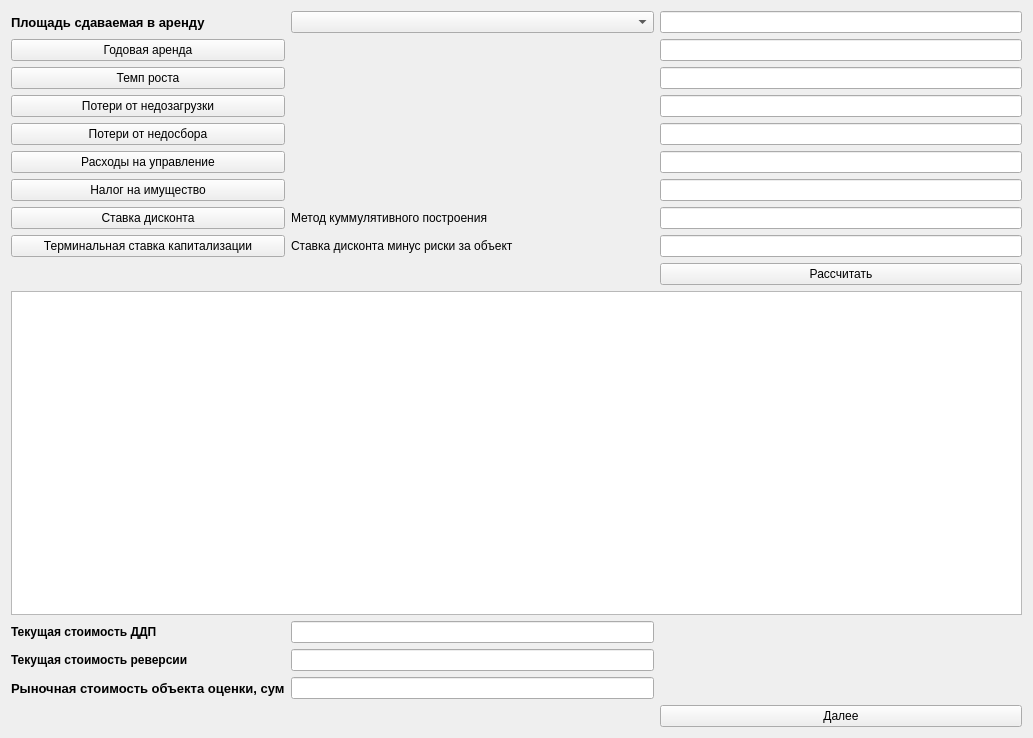
<?xml version="1.0" encoding="UTF-8"?>
<ui version="4.0">
 <class>income_widget</class>
 <widget class="QWidget" name="income_widget">
  <property name="geometry">
   <rect>
    <x>0</x>
    <y>0</y>
    <width>1033</width>
    <height>738</height>
   </rect>
  </property>
  <property name="windowTitle">
   <string>Form</string>
  </property>
  <layout class="QGridLayout" name="gridLayout_2">
   <item row="6" column="3">
    <widget class="QLineEdit" name="lineEdit_management"/>
   </item>
   <item row="13" column="1">
    <widget class="QLabel" name="label_2">
     <property name="font">
      <font>
       <pointsize>9</pointsize>
       <weight>75</weight>
       <bold>true</bold>
      </font>
     </property>
     <property name="text">
      <string>Текущая стоимость реверсии</string>
     </property>
    </widget>
   </item>
   <item row="14" column="2">
    <widget class="QLineEdit" name="lineEdit_income_cost"/>
   </item>
   <item row="15" column="3">
    <widget class="QPushButton" name="pushButton_income_ok">
     <property name="text">
      <string>Далее</string>
     </property>
    </widget>
   </item>
   <item row="2" column="2">
    <widget class="QLabel" name="label_rent">
     <property name="text">
      <string/>
     </property>
    </widget>
   </item>
   <item row="3" column="3">
    <widget class="QLineEdit" name="lineEdit_temp_rent"/>
   </item>
   <item row="4" column="1">
    <widget class="QPushButton" name="pushButton_loading">
     <property name="text">
      <string>Потери от недозагрузки</string>
     </property>
    </widget>
   </item>
   <item row="7" column="3">
    <widget class="QLineEdit" name="lineEdit_tax"/>
   </item>
   <item row="3" column="2">
    <widget class="QLabel" name="label_temp">
     <property name="text">
      <string/>
     </property>
    </widget>
   </item>
   <item row="5" column="2">
    <widget class="QLabel" name="label_collect">
     <property name="text">
      <string/>
     </property>
    </widget>
   </item>
   <item row="2" column="3">
    <widget class="QLineEdit" name="lineEdit_rent"/>
   </item>
   <item row="4" column="2">
    <widget class="QLabel" name="label_loading">
     <property name="text">
      <string/>
     </property>
    </widget>
   </item>
   <item row="10" column="3">
    <widget class="QPushButton" name="pushButton_calculate">
     <property name="text">
      <string>Рассчитать</string>
     </property>
    </widget>
   </item>
   <item row="6" column="1">
    <widget class="QPushButton" name="pushButton_management">
     <property name="text">
      <string>Расходы на управление</string>
     </property>
    </widget>
   </item>
   <item row="4" column="3">
    <widget class="QLineEdit" name="lineEdit_loading"/>
   </item>
   <item row="9" column="2">
    <widget class="QLabel" name="label_capitalization">
     <property name="text">
      <string>Ставка дисконта минус риски за объект</string>
     </property>
    </widget>
   </item>
   <item row="8" column="3">
    <widget class="QLineEdit" name="lineEdit_discount"/>
   </item>
   <item row="2" column="0">
    <layout class="QGridLayout" name="gridLayout"/>
   </item>
   <item row="12" column="2">
    <widget class="QLineEdit" name="lineEdit_DDP"/>
   </item>
   <item row="2" column="1">
    <widget class="QPushButton" name="pushButton_rent">
     <property name="text">
      <string>Годовая аренда</string>
     </property>
    </widget>
   </item>
   <item row="6" column="2">
    <widget class="QLabel" name="label_management">
     <property name="text">
      <string/>
     </property>
    </widget>
   </item>
   <item row="5" column="1">
    <widget class="QPushButton" name="pushButton_collect">
     <property name="text">
      <string>Потери от недосбора</string>
     </property>
    </widget>
   </item>
   <item row="7" column="2">
    <widget class="QLabel" name="label_tax">
     <property name="text">
      <string/>
     </property>
    </widget>
   </item>
   <item row="12" column="1">
    <widget class="QLabel" name="label_DDP">
     <property name="font">
      <font>
       <pointsize>9</pointsize>
       <weight>75</weight>
       <bold>true</bold>
      </font>
     </property>
     <property name="text">
      <string>Текущая стоимость ДДП</string>
     </property>
    </widget>
   </item>
   <item row="14" column="1">
    <widget class="QLabel" name="label_3">
     <property name="font">
      <font>
       <pointsize>10</pointsize>
       <weight>75</weight>
       <bold>true</bold>
      </font>
     </property>
     <property name="text">
      <string>Рыночная стоимость объекта оценки, сум</string>
     </property>
    </widget>
   </item>
   <item row="11" column="1" colspan="3">
    <widget class="QTableWidget" name="tableWidget_income_cost"/>
   </item>
   <item row="7" column="1">
    <widget class="QPushButton" name="pushButton_tax">
     <property name="text">
      <string>Налог на имущество</string>
     </property>
    </widget>
   </item>
   <item row="5" column="3">
    <widget class="QLineEdit" name="lineEdit_collect"/>
   </item>
   <item row="3" column="1">
    <widget class="QPushButton" name="pushButton_temp_rent">
     <property name="text">
      <string>Темп роста</string>
     </property>
    </widget>
   </item>
   <item row="9" column="3">
    <widget class="QLineEdit" name="lineEdit_capitalization"/>
   </item>
   <item row="9" column="1">
    <widget class="QPushButton" name="pushButton_capitalization">
     <property name="text">
      <string>Терминальная ставка капитализации</string>
     </property>
    </widget>
   </item>
   <item row="13" column="2">
    <widget class="QLineEdit" name="lineEdit_reversion"/>
   </item>
   <item row="8" column="2">
    <widget class="QLabel" name="label_discount">
     <property name="text">
      <string>Метод куммулятивного построения</string>
     </property>
    </widget>
   </item>
   <item row="8" column="1">
    <widget class="QPushButton" name="pushButton_discount">
     <property name="text">
      <string>Ставка дисконта</string>
     </property>
    </widget>
   </item>
   <item row="1" column="2">
    <widget class="QComboBox" name="comboBox_rent_type"/>
   </item>
   <item row="1" column="1">
    <widget class="QLabel" name="label_living_area">
     <property name="font">
      <font>
       <pointsize>10</pointsize>
       <weight>75</weight>
       <bold>true</bold>
      </font>
     </property>
     <property name="text">
      <string>Площадь сдаваемая в аренду</string>
     </property>
    </widget>
   </item>
   <item row="1" column="3">
    <widget class="QLineEdit" name="lineEdit_living_area"/>
   </item>
  </layout>
 </widget>
 <resources/>
 <connections/>
</ui>
